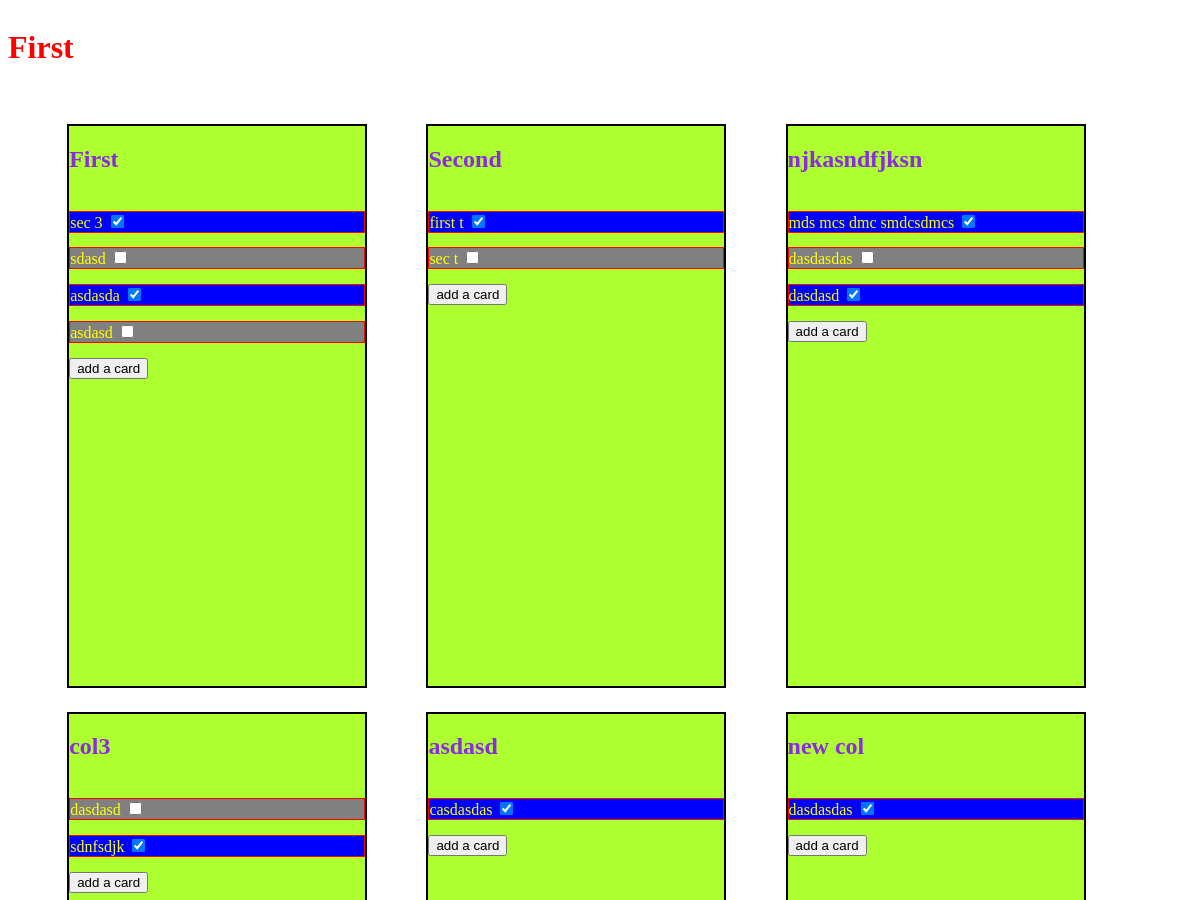
The page /trello/1/ (upper part) on the database as committed earlier.
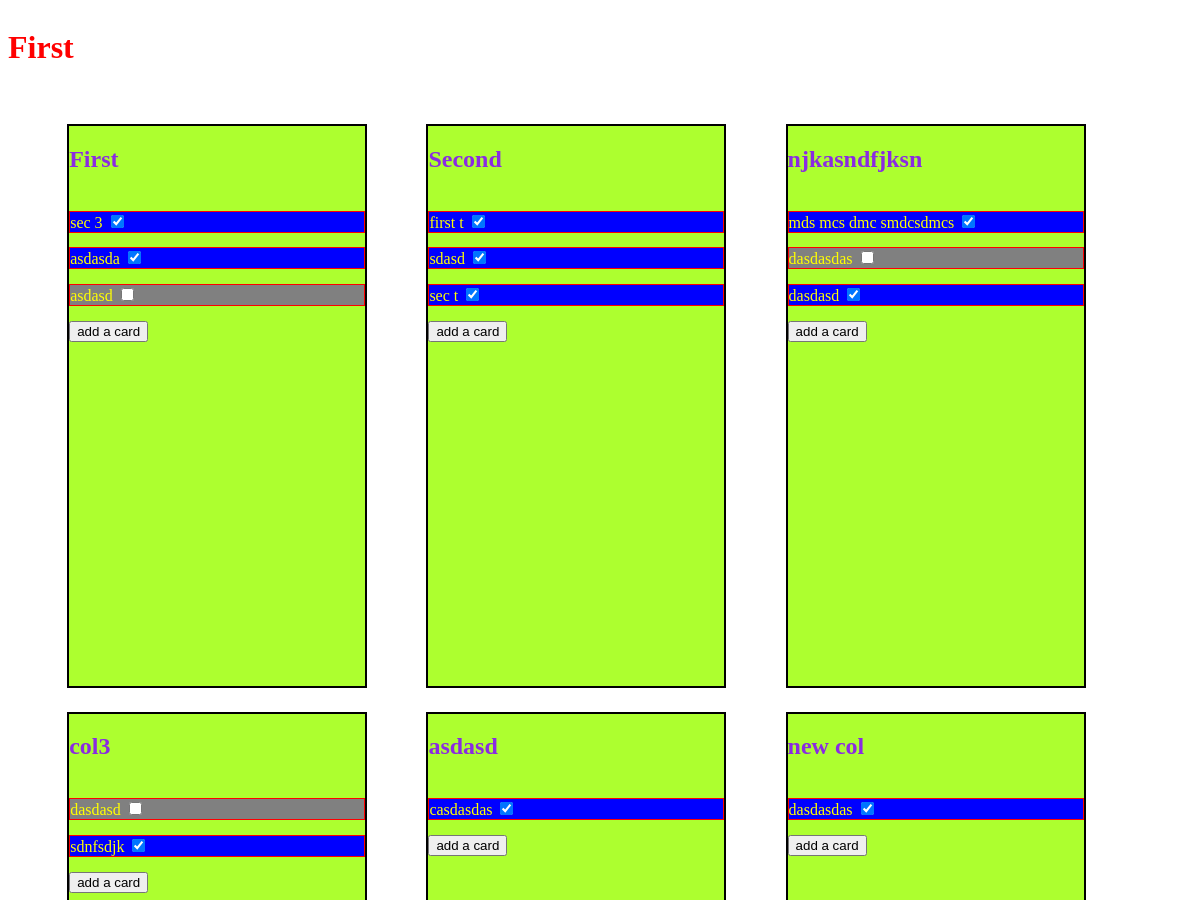
The same page on the database as committed later.
### trello/models.py (models this page shows, shortened)
class Tasklist(models.Model):
    Board = models.ForeignKey(Board, on_delete=models.CASCADE)
    tasklist_name = models.CharField(max_length=20)

class Task(models.Model):
    Tasklist = models.ForeignKey(Tasklist, on_delete=models.CASCADE)
    task_text = models.CharField(max_length=50)
    task_enabled = models.BooleanField(default=True)
    pos_in_list = models.IntegerField(default=0)

### trello/views.py (the view)
# urls.py: path('<int:pk>/', views.BoardView.as_view(), name = 'board'),
class BoardView(generic.DetailView):
    model = Board
    template_name = 'trello/board.html'

### trello/templates/trello/board.html (shortened to what this page needs)
<!DOCTYPE html>
{% load static %}
<html>
    <head>
        <link rel="stylesheet" href="{% static 'trello/board/style.css' %}">
    </head>
    <body>
        <h1> {{ object.board_name }} </h1>
        <br><br>
        {% for tasklist in object.tasklist_set.all %}
        <div class='column' id='col_{{ tasklist.id }}'>
            <h2 class="listName">{{ tasklist.tasklist_name }}</h2><br>
            {% for task in tasklist.task_set.all|dictsort:"pos_in_list" %}
            <div class="task" id='item_{{ task.id }}'>
                {{ task.task_text }}
                <input type="checkbox" class="check" id="check_{{ task.id }}"
                {% if task.task_enabled %}
                    checked
                {% endif %}>
            </div>
            {% endfor %}
            <button class="addTask" id='add_{{ tasklist.id }}'>add a card</button>
        </div>
        {% endfor %}
    </body>
</html>

Rows that differ between the two databases and show on the page:
changed Tasklist "First": loses Task (task_text "sdasd")
changed Tasklist "Second": gains Task (task_text "sdasd", task_enabled "☑")
changed Task "sec t": task_enabled "☐" → "☑"
